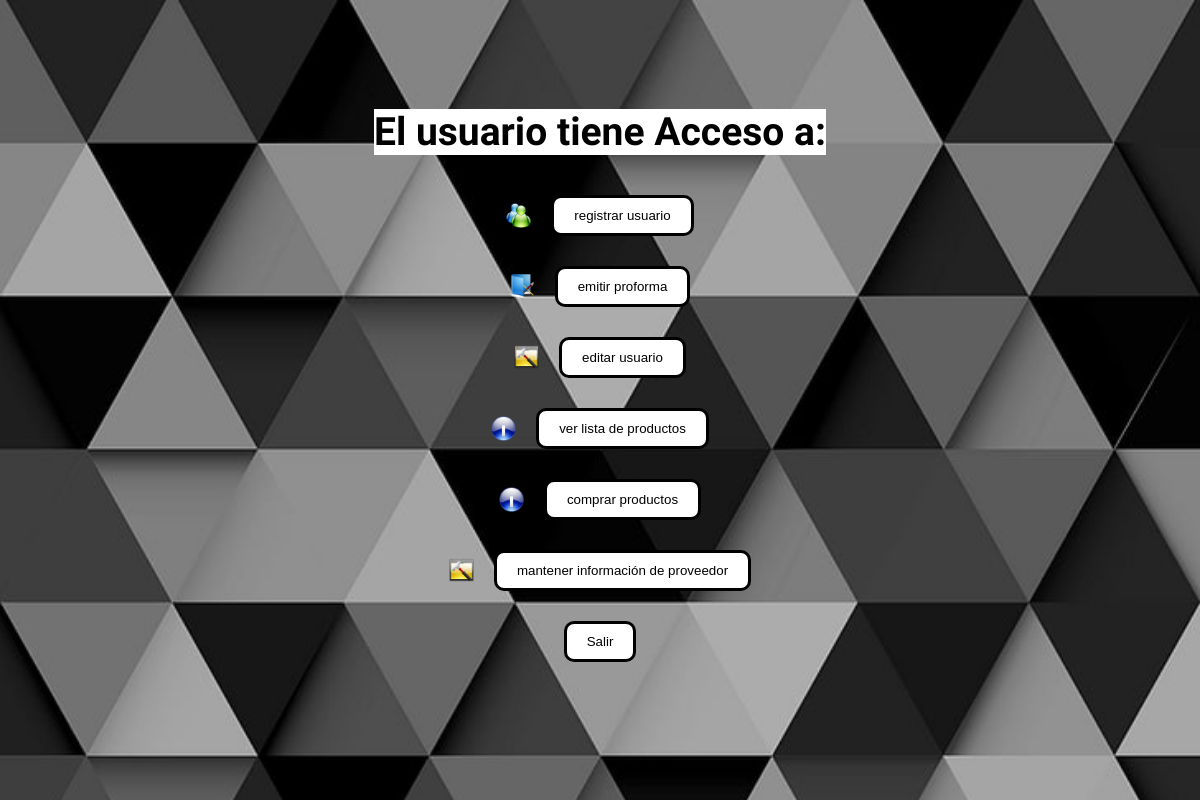
/controller/adminActivo.php (signed in), run on the app's committed database.
### tables this page shows
CREATE TABLE `privilegios` (
  `idPrivilegio` int(11) NOT NULL,
  `pathPrivilegio` varchar(100) NOT NULL,
  `labelPrivilegio` varchar(100) NOT NULL,
  `iconPrivilegio` varchar(100) NOT NULL
);

### controller/adminActivo.php (called while the page is built, shortened)
<?php
        include_once('../model/modeloUsuarioPrivilegio.php');
        $objUsuarioPrivilegio = new UsuarioPrivilegio();
        $listaPrivilegios = $objUsuarioPrivilegio -> obtenerPrivilegios($_SESSION["cuenta"]);
        include_once('../view/formPrincipal.php');
        $objFormPrincipal = new formPrincipal();
        $objFormPrincipal -> formPrincipalShow($listaPrivilegios);
?>

### model/modeloUsuarioPrivilegio.php (called while the page is built, shortened)
<?php
	class UsuarioPrivilegio
	{
		public function obtenerPrivilegios($login)
		{
			$conn=conexionBD::Obtenerinstancia()->conexion;
			$consulta = " SELECT P.labelPrivilegio,P.pathPrivilegio,P.iconPrivilegio
			                      FROM usuarios U, privilegios P, usuarioprivilegios UP
								    WHERE U.rol = UP.rol AND P.idPrivilegio = UP.idPrivilegio AND U.login = '$login' ";
			$resultado = $conn->prepare($consulta);
            $resultado->execute();
			$cantidadRegistros = $resultado->rowCount();
			for($i = 0; $i < $cantidadRegistros; $i++)
			{
				$listaPrivilegios[$i] = $resultado->fetch(PDO::FETCH_ASSOC);
			}
			return($listaPrivilegios);
		}
	}
?>

### view/formPrincipal.php (the view, shortened to what this page needs)
<?php
	class formPrincipal
	{
		public function formPrincipalShow($listaPrivilegios)
		{
			?>
                <!DOCTYPE html>
                <html lang="en">
                <head>
                    <link rel="stylesheet" href="../assets/style.css">
                </head>
                <body>
                    <section class="contenedor">
                    <h2 class="titulo_principal"style="background-color: white;">El usuario tiene Acceso a:</h2>
                    <?php
                        $maximo = count($listaPrivilegios);
                        for($i = 0; $i < $maximo; $i++)
                        {
                            ?>
                            <form class="botones_admin_form" name="fom1" method="POST" action="<?php echo $listaPrivilegios[$i]['pathPrivilegio']?>">
                                <img src="../assets/imgenes/<?php echo $listaPrivilegios[$i]['iconPrivilegio']?>" width="25" height="25">
                                <input type="submit" class="botones_admin" name="btnProceso" value="<?php echo $listaPrivilegios[$i]['labelPrivilegio']?>" >
                            </form>
                            <br>
                            <?php
                        }
                    ?>
                    <form class="botones_admin_form" name="fom1" method="POST" action="../controller/logout.php" method="POST">
                        <input type="submit" class="botones_admin" name="btnProceso" value="Salir" >
                    </form>
                    <br>
                    </section>
                </body>
                </html>
            <?php
		}
	}
?>

### assets/style.css (style rules this page uses)
:root { --transparent: rgb(36, 36, 36); --azul_claro: rgb(255, 255, 255); --blanco: rgb(255,255,255); --rojo: #ef233c; --rojo-transparente: #44070ec0; --negro: #000000; --plomo: #e5e5e5; --plomo_oscuro: #6c757d; }
* { padding: 0; margin: 0; border: 0; box-sizing: border-box; transition: all .3s; }
html { font-family: 'Smooch Sans', sans-serif; font-family: 'Source Sans Pro', sans-serif; font-size: 20px; }
.contenedor { background: linear-gradient(rgba(0, 0, 0, 0), rgba(0, 0, 0, 0)),url(".//img/fondo3.jpg"); background-size: cover; width: 100vw; height: 100vh; display: flex; justify-content: center; align-items: center; flex-direction: column; font-size: 1.3rem; }
.titulo_principal { margin-bottom: 2rem; }
.botones_admin_form { display: flex; align-items: center; gap: 1rem; }
.botones_admin { background: var(--blanco); padding: .5rem 1rem; border-radius: 10px; border: 3px solid var(--negro); cursor: pointer; }

### data on the page
privilegios: iconPrivilegio (picture), btnProceso "registrar usuario"
privilegios: iconPrivilegio (picture), btnProceso "emitir proforma"
privilegios: iconPrivilegio (picture), btnProceso "editar usuario"
privilegios: iconPrivilegio (picture), btnProceso "ver lista de productos"
privilegios: iconPrivilegio (picture), btnProceso "comprar productos"
privilegios: iconPrivilegio (picture), btnProceso "mantener información de proveedor"
